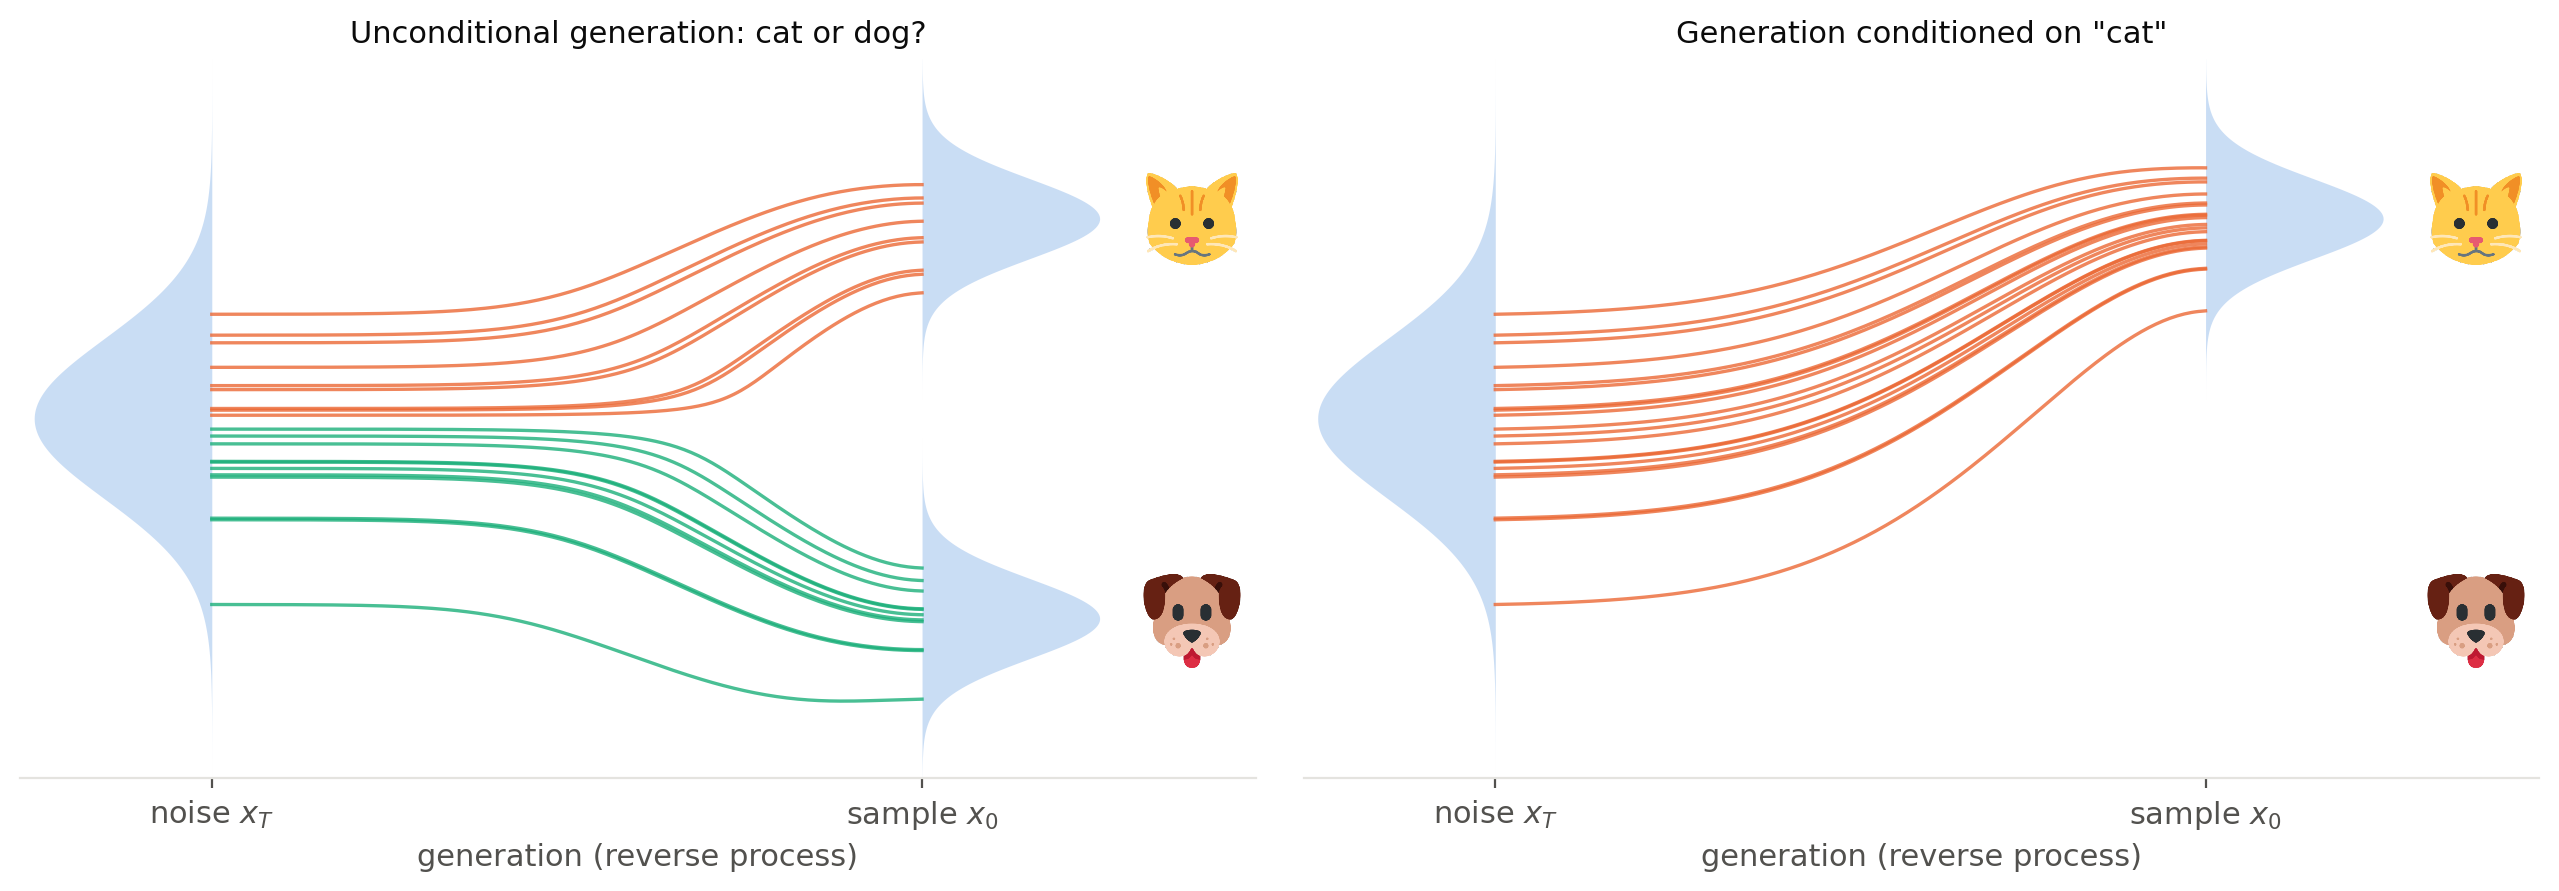

Reproduce this figure in Python.
"""Unconditional vs. conditional generation with a diffusion model (conditional diffusion chapter).

One-dimensional toy "image" distribution with two modes, standing for cat images (top) and dog images (bottom).
Deterministic reverse trajectories (DDIM with the exact scores) start from the same noise samples at t = T:
without condition, they split between the two modes; conditioned on "cat", all of them end in the cat mode.
The horizontal axis is the diffusion step, from the noise (left) to the data (right).
Icons: Twemoji (https://github.com/jdecked/twemoji), CC-BY 4.0.

Run from anywhere: `python src/img/conditional-generation.py` writes `conditional-generation.png` next to this file.
"""

import importlib
import sys
from pathlib import Path

import matplotlib.pyplot as plt
import numpy as np
from matplotlib.offsetbox import AnnotationBbox, OffsetImage

sys.path.insert(0, str(Path(__file__).parent))
forward = importlib.import_module("diffusion-forward")
abar, T = forward.abar, forward.T

COMPONENTS = [(0.5, 2.5, 0.5), (0.5, -2.5, 0.5)]  # (weight, mean, std) of the cat and dog modes
CAT = 0
N_TRAJECTORIES = 20
STEPS = np.linspace(T, 0, 201).astype(int)  # DDIM steps


def noisy(t):
    a = abar(t)
    return [(w, np.sqrt(a) * mu, a * s**2 + 1 - a) for w, mu, s in COMPONENTS]


def density(x, t, condition=None):
    comps = noisy(t) if condition is None else [(1.0, *noisy(t)[condition][1:])]
    return sum(w * np.exp(-(x - m) ** 2 / (2 * v)) / np.sqrt(2 * np.pi * v) for w, m, v in comps)


def score(x, t, condition=None):
    comps = noisy(t)
    if condition is not None:
        _, m, v = comps[condition]
        return -(x - m) / v
    logs = np.stack([np.log(w) - (x - m) ** 2 / (2 * v) - 0.5 * np.log(v) for w, m, v in comps], axis=-1)
    resp = np.exp(logs - logs.max(axis=-1, keepdims=True))
    resp /= resp.sum(axis=-1, keepdims=True)
    return sum(resp[..., k] * (-(x - m) / v) for k, (_, m, v) in enumerate(comps))


def ddim_trajectories(x, condition=None):
    path = [x.copy()]
    for t, t_next in zip(STEPS[:-1], STEPS[1:]):
        eps = -np.sqrt(1 - abar(t)) * score(x, t, condition)
        x0_hat = (x - np.sqrt(1 - abar(t)) * eps) / np.sqrt(abar(t))
        x = np.sqrt(abar(t_next)) * x0_hat + np.sqrt(1 - abar(t_next)) * eps
        path.append(x.copy())
    return np.array(path)  # (steps, trajectories)


start = np.sort(np.random.default_rng(0).normal(size=N_TRAJECTORIES))
paths = {None: ddim_trajectories(start), CAT: ddim_trajectories(start, CAT)}

# Palette: categorical slots 1-3 of the dataviz reference palette, plus text/grid tokens
DENSITY, CAT_COLOR, DOG_COLOR = "#2a78d6", "#eb6834", "#1baf7a"
TEXT, MUTED, GRID = "#0b0b0b", "#52514e", "#e4e3df"

plt.rcParams.update({
    "font.size": 11,
    "text.color": TEXT,
    "axes.labelcolor": MUTED,
    "xtick.color": MUTED,
    "ytick.color": MUTED,
    "axes.edgecolor": GRID,
})

icons = {name: plt.imread(Path(__file__).parent / f"twemoji-{name}.png") for name in ["cat", "dog"]}
fig, axes = plt.subplots(1, 2, figsize=(13, 4.6), sharey=True)
y = np.linspace(-4.5, 4.5, 500)
time = T - STEPS  # horizontal axis: progress of the generation, from 0 (noise) to T (data)
width = 250  # horizontal extent of the density profiles drawn at both ends

for ax, (condition, path) in zip(axes, paths.items()):
    # Density profiles: noise on the left, (conditional) data distribution on the right
    noise = density(y, T)
    ax.fill_betweenx(y, -width * noise / noise.max(), 0, color=DENSITY, alpha=0.25, lw=0)
    data = density(y, 0, condition)
    ax.fill_betweenx(y, T, T + width * data / data.max(), color=DENSITY, alpha=0.25, lw=0)
    for k in range(N_TRAJECTORIES):
        color = CAT_COLOR if path[-1, k] > 0 else DOG_COLOR
        ax.plot(time, path[:, k], color=color, lw=1.2, alpha=0.8)
    ax.add_artist(AnnotationBbox(OffsetImage(icons["cat"], zoom=0.14), (T + width + 130, 2.5), frameon=False))
    ax.add_artist(AnnotationBbox(OffsetImage(icons["dog"], zoom=0.14), (T + width + 130, -2.5), frameon=False))
    ax.set_xlim(-width - 20, T + width + 220)
    ax.set_ylim(-4.5, 4.5)
    ax.set_xticks([0, T], ["noise $x_T$", "sample $x_0$"])
    ax.set_yticks([])
    ax.set_xlabel("generation (reverse process)")
    for side in ["top", "right", "left"]:
        ax.spines[side].set_visible(False)
axes[0].set_title("Unconditional generation: cat or dog?", color=TEXT, fontsize=11)
axes[1].set_title("Generation conditioned on \"cat\"", color=TEXT, fontsize=11)

fig.tight_layout()
fig.savefig(Path(__file__).with_suffix(".png"), dpi=200, bbox_inches="tight", facecolor="white")
